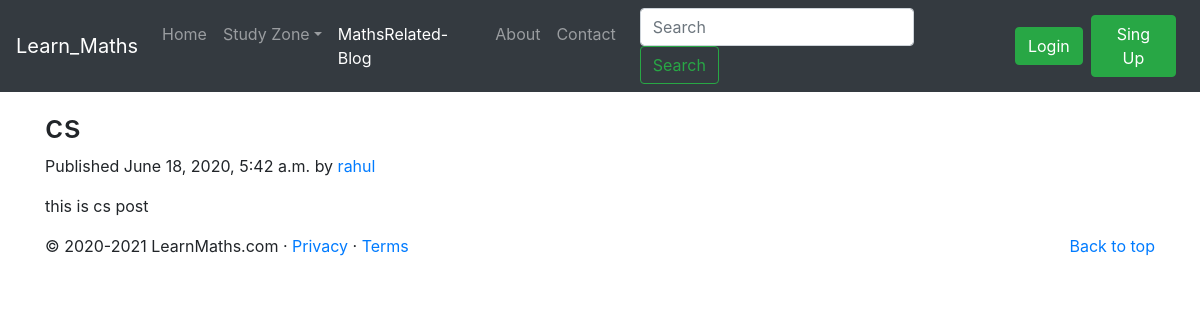
The page /blog/second-post on the database its author committed.
### blog/models.py (models this page shows, shortened)
class Post(models.Model):
    sno = models.AutoField(primary_key=True)
    title= models.CharField(max_length=125)
    content= models.TextField()
    author= models.CharField(max_length=13)
    slug= models.CharField(max_length=13)
    timeStamp=models.DateTimeField()

### blog/views.py (the view)
# urls.py: path('<str:slug>', views.blogPost, name='blogPost'),
def blogPost(request, slug):
    post = Post.objects.filter(slug=slug).first()
    context = { 'post': post }
    return render(request, "blog/blogPost.html", context)

### templates/blog/blogPost.html (shortened to what this page needs)
{% extends 'base.html' %}
{% block blogactive %} active {% endblock blogactive %}
{% block body %}
<div class="container my-3">
        <h2 class="blog-post-title">{{post.title}}</h2>
        <p class="blog-post-meta">Published {{post.timeStamp}} by <a href="/about">{{post.author}}</a></p>
        <p>{{post.content}}</p>
</div>
{% endblock body %}

### rows shown on the page
Post: title "cs", timeStamp "June 18, 2020, 5:42 a.m.", author "rahul", content "this is cs post"
